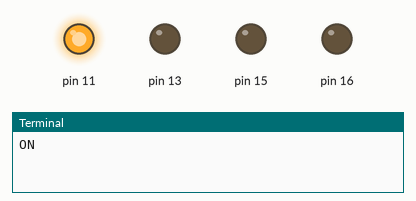
A program run on a simulated Raspberry Pi (header pin numbers). On the bench: output pins drawn as LEDs (lit = HIGH), the last lines printed to the terminal. At 40.0 s the program stops and its outputs stay as they are.

Above: at 0.5 s.
At 2.5 s:
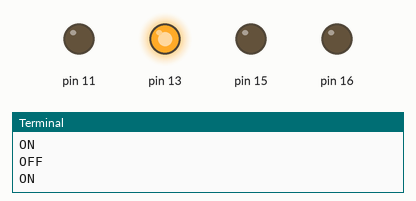
At 4.5 s:
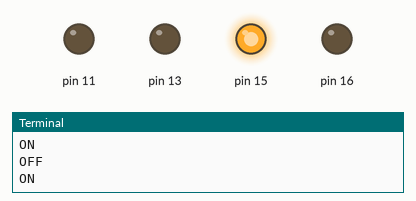
At 6.5 s:
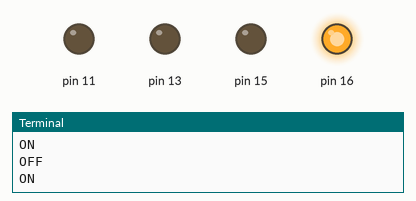
At 9.5 s:
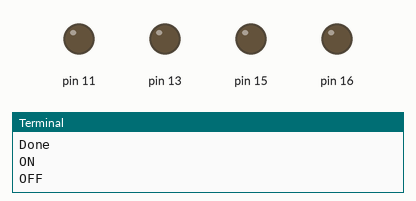
Timing chart, 0 to 10.4 s (numbered marks = the images above):
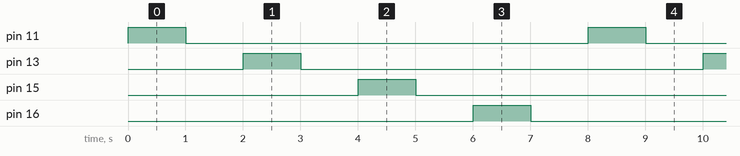

Measured:
- by itself, pin 11, pin 13, pin 15, pin 16: alternates HIGH for 1.0 s and LOW for 7.0 s
- by itself, everything shown: repeats every 8.0 s, in 8 steps

The program:

4led.py
```python
import RPi.GPIO as GPIO
import time

GPIO.setmode(GPIO.BOARD)
GPIO.setup(11,GPIO.OUT)
GPIO.setup(13,GPIO.OUT)
GPIO.setup(15,GPIO.OUT)
GPIO.setup(16,GPIO.OUT)

for i in range(5):
    GPIO.output(11,True)
    print("ON")
    time.sleep(1)
    GPIO.output(11,False)
    print("OFF")
    time.sleep(1)
    GPIO.output(13,True)
    print("ON")
    time.sleep(1)
    GPIO.output(13,False)
    print("OFF")
    time.sleep(1)
    GPIO.output(15,True)
    print("ON")
    time.sleep(1)
    GPIO.output(15,False)
    print("OFF")
    time.sleep(1)
    GPIO.output(16,True)
    print("ON")
    time.sleep(1)
    GPIO.output(16,False)
    print("OFF")
    time.sleep(1)
    print("Done")
GPIO.cleanup()
```
